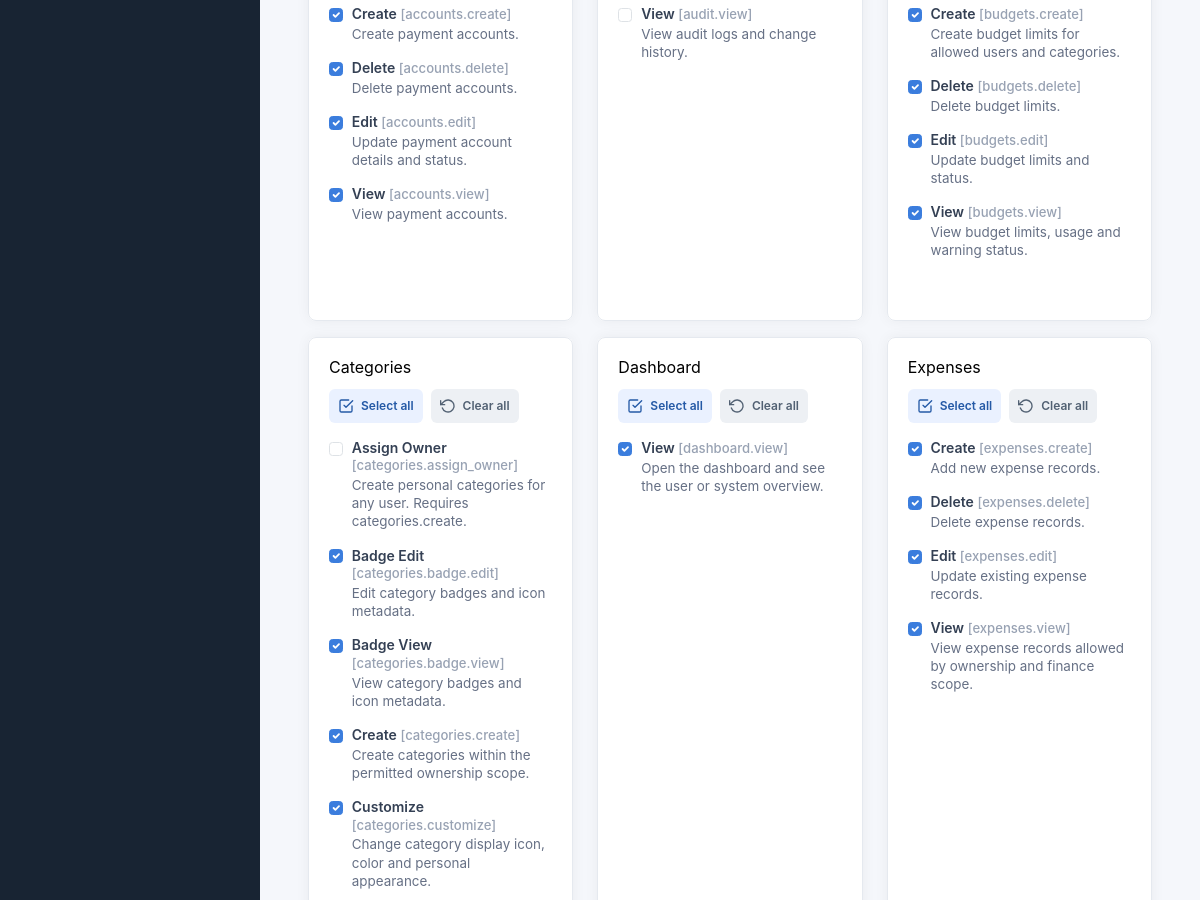
The app's page /roles/2/edit (signed in, middle part), older data.
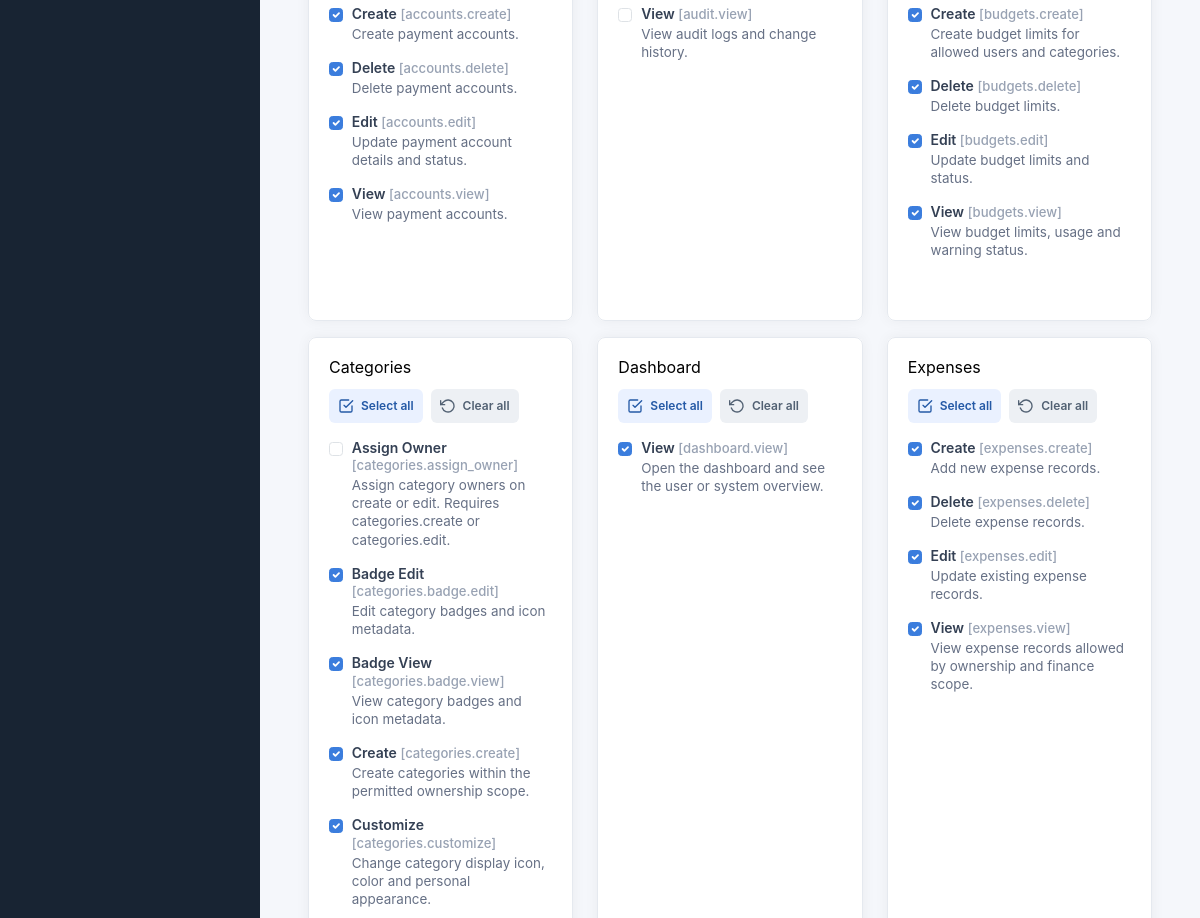
The same page, newer data.
### tables this page shows
CREATE TABLE permissions (
  id INT UNSIGNED AUTO_INCREMENT PRIMARY KEY,
  name VARCHAR(120) NOT NULL UNIQUE,
  description VARCHAR(255) NOT NULL DEFAULT '',
  created_at DATETIME NOT NULL DEFAULT CURRENT_TIMESTAMP
);

### resources/views/roles/edit.php (called while the page is built)
<?php
$editing = true;
require __DIR__.'/_form.php';

### app/Core/View.php (called while the page is built, shortened)
<?php
final class View {
 public static function render(string $view,array $data=[],string $layout='app'):void { extract($data); if (str_starts_with($view, 'errors/')) $layout = 'error'; $viewFile=dirname(__DIR__,2).'/resources/views/'.$view.'.php'; if(!is_file($viewFile)) throw new \RuntimeException('View not found: '.$view); ob_start(); require $viewFile; $content=ob_get_clean(); require dirname(__DIR__,2).'/resources/views/layouts/'.$layout.'.php'; }
}

### app/Controllers/RoleController.php (called while the page is built, shortened)
<?php
final class RoleController
{
    public function edit(Request $r, string $id): void
    {
        PermissionMiddleware::require('roles.edit');
        PermissionMiddleware::require('permissions.manage');
        $record = $this->missing((new RoleRepository())->find((int)$id));
        $this->form($record);
    }
    private function form(array $record = [], array $errors = []): void
    {
        $repo = new RoleRepository();
        $selectedPermissions = isset($_POST['permissions']) && is_array($_POST['permissions'])
            ? array_map('intval', $_POST['permissions'])
            : ($_SERVER['REQUEST_METHOD'] === 'POST' ? [] : (isset($record['id']) ? $repo->permissionIds((int)$record['id']) : []));
        $grantable = Authorization::grantablePermissions(auth_user());
        $groups = [];
        foreach ($repo->permissions() as $permission) {
            $permission['grantable'] = in_array($permission['name'], $grantable, true);
            $permission['description'] = $permission['description'] ?? $this->permissionDescription($permission['name']);
            $groups[explode('.', $permission['name'])[0]][] = $permission;
        }
        View::render('roles/'.(isset($record['id']) ? 'edit' : 'create'), compact('record', 'errors', 'groups', 'selectedPermissions'));
    }
}

### public/index.php (called while the page is built, shortened)
<?php
require dirname(__DIR__).'/app/Core/Autoloader.php';
require dirname(__DIR__).'/app/Helpers/helpers.php';
$router=new Router();(require dirname(__DIR__).'/routes/web.php')($router);$router->dispatch(new Request());

### app/Core/Database.php (called while the page is built, shortened)
<?php
final class Database {
    private static ?PDO $pdo=null;
    public static function connection(): PDO {
        if (self::$pdo) return self::$pdo;
        $c=require dirname(__DIR__,2).'/config/database.php';
        $dsn=sprintf('mysql:host=%s;port=%s;dbname=%s;charset=%s',$c['host'],$c['port'],$c['database'],$c['charset']);
        self::$pdo=new PDO($dsn,$c['username'],$c['password'],[
          PDO::ATTR_ERRMODE=>PDO::ERRMODE_EXCEPTION,
          PDO::ATTR_DEFAULT_FETCH_MODE=>PDO::FETCH_ASSOC,
          PDO::ATTR_EMULATE_PREPARES=>false,
        ]);
        return self::$pdo;
    }
}

### app/Repositories/RoleRepository.php (called while the page is built, shortened)
<?php
final class RoleRepository
{
    public function find(int $id): ?array
    {
        $s = Database::connection()->prepare('SELECT * FROM roles WHERE id=?');
        $s->execute([$id]);
        return $s->fetch() ?: null;
    }
    public function permissions(): array
    {
        return Database::connection()->query('SELECT * FROM permissions ORDER BY name')->fetchAll();
    }
    public function permissionIds(int $id): array
    {
        $s = Database::connection()->prepare('SELECT permission_id FROM role_permissions WHERE role_id=?');
        $s->execute([$id]);
        return array_map('intval', $s->fetchAll(\PDO::FETCH_COLUMN));
    }
}

### app/Repositories/UserRepository.php (called while the page is built, shortened)
<?php
final class UserRepository
{
    public function findWithRole(int $id): ?array
    {
        $s = Database::connection()->prepare('SELECT u.*,r.id role_id,r.name role_name,r.status role_status,r.system_key
            FROM users u LEFT JOIN user_roles ur ON ur.user_id=u.id LEFT JOIN roles r ON r.id=ur.role_id WHERE u.id=?');
        $s->execute([$id]);
        $user = $s->fetch();
        $user['permissions'] = $user['role_status'] === 'active' ? (new RoleRepository())->permissionNames((int)$user['role_id']) : [];
        return $user;
    }
}

### app/Middleware/PermissionMiddleware.php (called while the page is built, shortened)
<?php
final class PermissionMiddleware
{
    public static function require(string $permission): void
    {
        $user = (new UserRepository())->findWithRole((int)Session::get('user_id'));
    }
}

### app/Core/Session.php (called while the page is built, shortened)
<?php
final class Session {
 public static function start():void{ $c=require dirname(__DIR__,2).'/config/app.php'; }
 public static function get(string $k,mixed $d=null):mixed{return $_SESSION[$k]??$d;}
}

### app/Helpers/helpers.php (called while the page is built, shortened)
<?php
function e(mixed $v):string{return htmlspecialchars((string)$v,ENT_QUOTES,'UTF-8');}
function url(string $path=''):string{$base=rtrim(str_replace('\\','/',dirname($_SERVER['SCRIPT_NAME']??'')),'/'); if($base==='/'||$base==='.')$base=''; return $base.'/'.ltrim($path,'/');}
function auth_user():?array{return Session::get('user');}
function checked(mixed $v):string{return $v?'checked':'';}

### app/Services/Authorization.php (called while the page is built, shortened)
<?php
final class Authorization
{
    public static function superAdmin(array $actor): bool
    {
        return ($actor['system_key'] ?? '') === 'super_admin' && ($actor['role_status'] ?? '') === 'active';
    }
    public static function grantablePermissions(array $actor): array
    {
        $repo = new RoleRepository();
        if (self::superAdmin($actor)) return array_column($repo->permissions(), 'name');
        $permissions = $actor['permissions'] ?? [];
        return array_values(array_unique($permissions));
    }
}

### app/Core/Autoloader.php (called while the page is built, shortened)
<?php
spl_autoload_register(function (string $class): void {
    $prefix = 'App\\';
    $relative = substr($class, strlen($prefix));
    $file = __DIR__ . '/../' . str_replace('\\', '/', $relative) . '.php';
});

### config/database.php (called while the page is built, shortened)
<?php
return [
 'host'=>getenv('DB_HOST') ?: ($_ENV['DB_HOST'] ?? '127.0.0.1'),
 'port'=>getenv('DB_PORT') ?: ($_ENV['DB_PORT'] ?? '3306'),
 'database'=>getenv('DB_DATABASE') ?: ($_ENV['DB_DATABASE'] ?? 'expenzo'),
 'username'=>getenv('DB_USERNAME') ?: ($_ENV['DB_USERNAME'] ?? 'root'),
 'password'=>getenv('DB_PASSWORD') ?: ($_ENV['DB_PASSWORD'] ?? ''),
 'charset'=>'utf8mb4',
];

### app/Core/Request.php (called while the page is built, shortened)
<?php
final class Request {
 public function path():string { $path=parse_url($_SERVER['REQUEST_URI']??'/',PHP_URL_PATH) ?: '/'; $base=rtrim(str_replace('\\','/',dirname($_SERVER['SCRIPT_NAME']??'')),'/'); return '/'.ltrim($path,'/'); }
}

### resources/views/roles/_form.php (the view, shortened to what the changed rows need)
<?php
$moduleLabels = ['dashboard'=>'Dashboard','expenses'=>'Expenses','categories'=>'Categories','accounts'=>'Accounts','budgets'=>'Budgets','reports'=>'Reports','users'=>'Users','roles'=>'Roles','permissions'=>'Permission Administration','settings'=>'Settings','audit'=>'Audit Logs','finance'=>'Finance Visibility'];
?>
<div class="role-form">
<form method="post" action="<?=e(url($editing ? 'roles/'.$record['id'].'/update' : 'roles'))?>" data-permissions-form <?php if ($editing): ?>data-confirm-status-field="status" data-confirm-status-value="inactive" data-confirm-title="Deactivate Role" data-confirm-subtitle="Users assigned to this role will lose access." data-confirm-message="Deactivating this role blocks assigned users on their next request until they are moved to an active role or this role is reactivated. Existing records and audit history stay saved." data-confirm-button="Deactivate Role"<?php endif; ?>>
<div class="row">
<?php foreach ($groups as $group => $permissions): ?>
<div class="col-md-6 col-xl-4 mb-3"><fieldset class="card h-100 permission-group" data-permission-group>
<div class="card-body">
<legend class="h5"><?=e($moduleLabels[$group] ?? ucwords(str_replace('_',' ',$group)))?></legend>
<div class="permission-tools mb-3"><button type="button" class="action-button action-button--primary btn btn-sm btn-outline-primary" data-permission-action="group-all"><i data-feather="check-square" aria-hidden="true"></i>Select all</button><button type="button" class="action-button action-button--neutral btn btn-sm btn-outline-secondary" data-permission-action="group-none"><i data-feather="rotate-ccw" aria-hidden="true"></i>Clear all</button></div>
<?php foreach ($permissions as $permission):
$action = substr($permission['name'], strpos($permission['name'], '.') + 1);
$label = ucwords(str_replace(['.','_'], ' ', $action));
?>
<div class="form-check permission-check mb-3">
<input class="form-check-input" type="checkbox" name="permissions[]" id="permission-<?=e($permission['id'])?>" value="<?=e($permission['id'])?>" <?=checked(in_array((int)$permission['id'], $selectedPermissions, true))?> <?=$permission['grantable'] ? '' : 'disabled'?>>
<label class="form-check-label permission-check-label" for="permission-<?=e($permission['id'])?>"><span class="permission-check-title"><?=e($label)?> <span class="permission-check-code">[<?=e($permission['name'])?>]</span></span><small class="permission-check-description"><?=e($permission['description'] ?? '')?><?=$permission['grantable'] ? '' : ' · Not assignable by you'?></small></label>
</div>
<?php endforeach; ?>
</div></fieldset></div>
<?php endforeach; ?>
</div>
</form>
</div>

### app/Core/Router.php (shortened to what the changed rows need)
<?php
final class Router { private array $routes=[];
 private function add(string $method,string $path,string $handler):void{$this->routes[] = compact('method','path','handler');}
 public function dispatch(Request $request):void{foreach($this->routes as $r){if($r['method']!==$request->method())continue;$pattern=preg_replace('#\\{([a-zA-Z_][a-zA-Z0-9_]*)\\}#','(?P<$1>[^/]+)',str_replace('/','\/',$r['path']));if(preg_match('#^'.$pattern.'$#',$request->path(),$m)){[$class,$method]=explode('@',$r['handler']);$controller=new $class();$params=[];foreach($m as $k=>$v)if(!is_int($k))$params[]=$v; $controller->$method($request,...$params);return;}} Response::status(404); View::render('errors/404',[], 'app');}
}

Row changes from the older to the newer data that the page shows:
changed permissions "Assign Owner": description "Create personal categories for any user. Requires categories.create." → "Assign category owners on create or edit. Requires categories.create or categories.edit."
